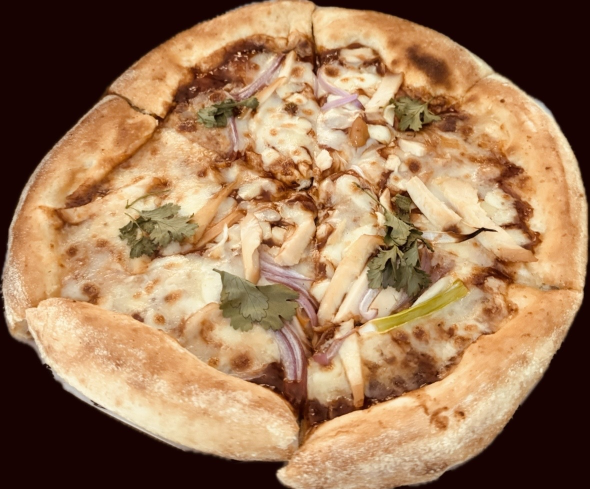
#> input picture Multimodal-Vision-on-Bedrock/food.jpg, 1179 x 978 px (shown at 1/2 size)
$ jupyter execute --allow-errors claude_3_invoke_bedrock.ipynb
#> lines starting #> are read from the running program, lines starting #| are printed output that depends on the picture
The Claude 3 models have sophisticated vision capabilities on par with other leading models. They demonstrate a strong aptitude for understanding a wide range of visual formats, including photos, charts, graphs and technical diagrams.

Anthropic’s Claude 3 Sonnet foundation model is now generally available on Amazon Bedrock.

### For text input

The Claude 3 family of models (Claude 3 Opus, Claude 3 Sonnet, and Claude 3 Haiku) is the next generation of state-of-the-art models from Anthropic. For the vast majority of workloads, Sonnet is faster on inputs and outputs than Anthropic’s Claude 2 and 2.1 models, with higher levels of intelligence. Sonnet is also more steerable, delivering more predictable and higher quality outcomes.

Anthropic Claude Messages API
https://docs.aws.amazon.com/bedrock/latest/userguide/model-parameters-anthropic-claude-messages.html

[cell 1]
messages = [
  {"role": "user", "content": "Hello there."},
  {"role": "assistant", "content": "Hi, I'm Claude. How can I help you?"},
  {"role": "user", "content": "Can you explain LLMs in plain English?"},
]

[cell 2]
import boto3
import json

# Create a Boto3 client for Bedrock Runtime
#> (the rest of this cell did not finish here and is left out)

#> (a cell that did not finish here is left out)

#### The response body returns the token usage as well e.g. 'usage': {'input_tokens': 38, 'output_tokens': 280}}

#> (a cell that did not finish here is left out)

### For multimodal input with images

[cell 5]
test_image = "food.jpg"

[cell 6]
def encode_image(img_file):
    with open(img_file, "rb") as image_file:
        img_str = base64.b64encode(image_file.read())
        base64_string = img_str.decode("latin1")
    return base64_string

#### You can check out the food image and the generated description

[cell 7]
from PIL import Image
import base64

raw_image = Image.open(test_image).convert('RGB')
#> raw_image is the input picture: PIL image 1179x978 RGB; mean R, G, B 157, 120.2, 87.2
display(raw_image.resize((468, 388)))
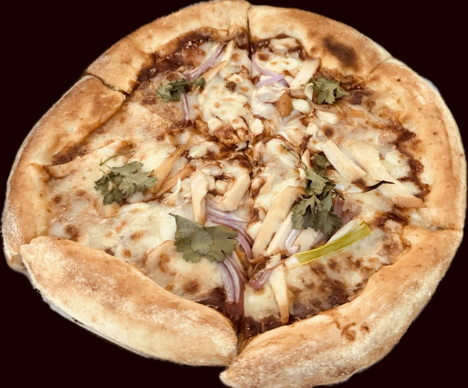
#> shown: PIL image 468x388 RGB; mean R, G, B 157, 120.2, 87.2

[cell 8]
messages = [
  {"role": "user",
   "content": [
            { "type": "image", "source": { "type": "base64", "media_type": "image/jpeg", "data": encode_image(test_image) } },
            { "type": "text", "text": "What's the content of the image in details?" }
      ]}
]
